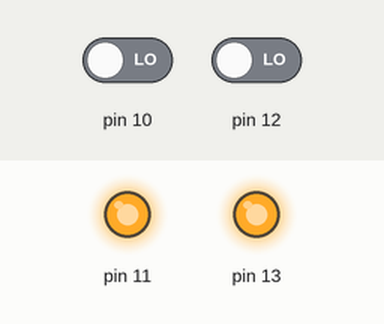
The sketch below on a simulated Arduino Uno, built with avr-gcc and run on an emulated ATmega328P. Shown: output pins drawn as LEDs (lit = HIGH). Inputs (shaded band) come from the test bench; at power-on: pin 10 LOW, pin 12 LOW. What the sketch prints to the serial monitor is not drawn.

Above: at 0.1 s.
Timing chart, 0 to 1.6 s (numbered marks = the images above):
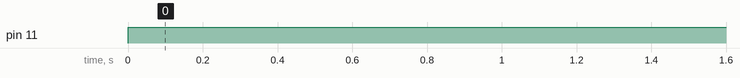

Measured:
- by itself, pin 11: LOW → HIGH at 0.00 s

The sketch:

sensorDetect.ino
```cpp
// # Connection:
// #       Pin 1 VCC (URM V3.2) -> VCC (Arduino)
// #       Pin 2 GND (URM V3.2) -> GND (Arduino)
// #       Pin 4 PWM (URM V3.2) -> Pin 3 (Arduino)
// #       Pin 6 COMP/TRIG (URM V3.2) -> Pin 5 (Arduino)
// # DistanceSensor sensor(<Pin 4 PWM>,<Pin 6 COMP>);
#include "DistanceSensor.h"
DistanceSensor sensorL(10,11); 	//Sensor L pin 3 en 5
DistanceSensor sensorR(12,13); 	// Sensor R pin 5 en 6

void setup(){
  Serial.begin(9600);
}

void loop(){
  String runTimeMillis = String(millis());
  String distanceL     = String(sensorL.getDistance());
  String distanceR     = String(sensorR.getDistance());
  Serial.println( runTimeMillis+":"+distanceL+":"+distanceR );
  delay(20);
}
```

DistanceSensor.cpp
```cpp
#include "Arduino.h"
#include "DistanceSensor.h"

DistanceSensor::DistanceSensor(int URPWM, int URTRIG)
{
  _URPWM  = URPWM;
  _URTRIG = URTRIG;
  uint8_t EnPwmCmd[4]={0x44,0x22,0xbb,0x01};

  pinMode(_URTRIG,OUTPUT);                     // A low pull on pin COMP/TRIG
  digitalWrite(_URTRIG,HIGH);                  // Set to HIGH
  pinMode(_URPWM, INPUT);                      // Sending Enable PWM mode command
}

int DistanceSensor::getDistance() {
  digitalWrite(_URTRIG, LOW);
  digitalWrite(_URTRIG, HIGH);               // reading Pin PWM will output pulses

  unsigned long DistanceMeasured=pulseIn(_URPWM,LOW);
  if(DistanceMeasured==50000 ){
    return -1;
  } else {
    return DistanceMeasured/50;
  }
}
```

DistanceSensor.h
```cpp
#ifndef DistanceSensor_h
#define DistanceSensor_h

#include "Arduino.h"

class DistanceSensor
{
  public:
    DistanceSensor(int URPWM, int URTRIG);
    int getDistance();
  private:
    int _URPWM;
    int _URTRIG;
};

#endif
```
